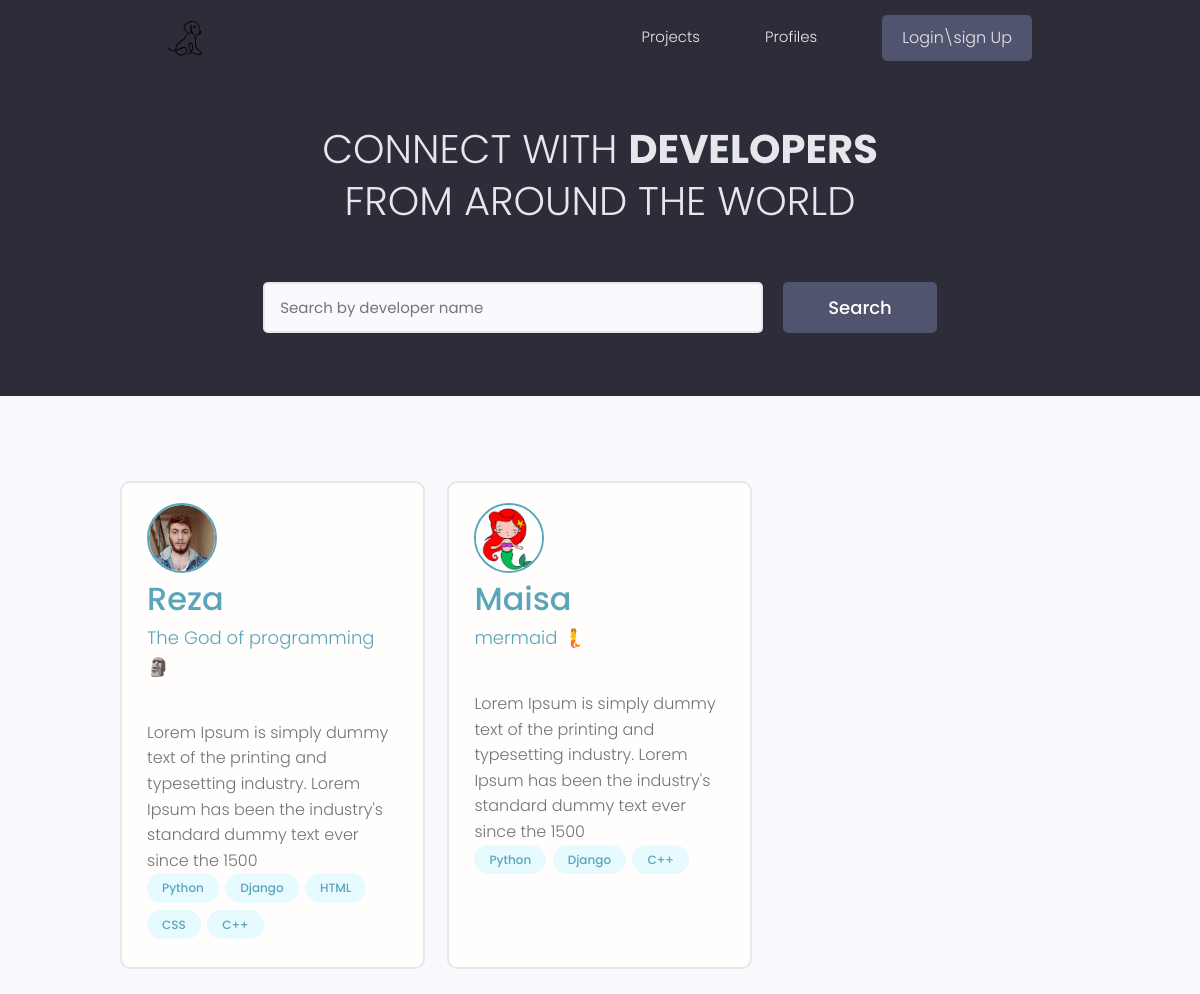
Before: / with the older database file.
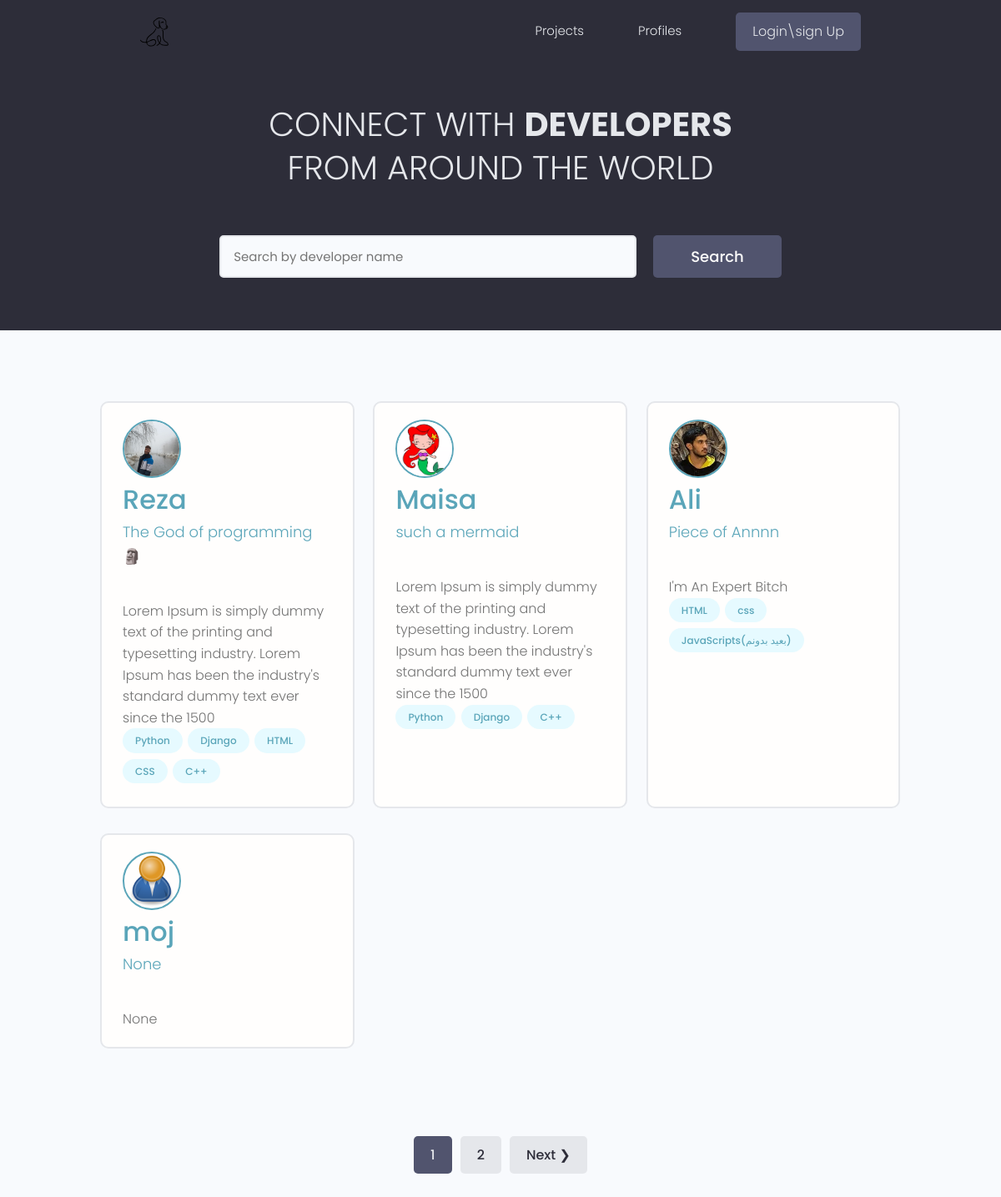
After: the same page with the newer database file.
### users/models.py (models this page shows, shortened)
class profile(models.Model):
    user=models.OneToOneField(User,on_delete=models.CASCADE,null=True,blank=True)
    first_name=models.CharField(max_length=200,blank=True,null=True)
    last_name=models.CharField(max_length=200,blank=True,null=True)
    short_bio=models.CharField(max_length=200,blank=True,null=True)
    username=models.CharField(max_length=200,blank=True,null=True)
    location=models.CharField(max_length=200,blank=True,null=True)
    bio=models.TextField(blank=True,null=True)
    profile_img=models.ImageField(null=True,upload_to='images/profiles',blank=True,default='profiles/user-default.png')
    age=models.IntegerField(default=0,null=True,blank=True)
    email=models.EmailField(max_length=500,null=True,blank=True)
    social_website=models.CharField(max_length=200,blank=True,null=True)
    social_youtube=models.CharField(max_length=200,blank=True,null=True)
    social_linkedin=models.CharField(max_length=200,blank=True,null=True)
    social_twitter=models.CharField(max_length=200,blank=True,null=True)
    social_github=models.CharField(max_length=200,blank=True,null=True)
    created=models.DateTimeField(auto_now_add=True)
    id=models.UUIDField(default=uuid.uuid4,unique=True
                        ,primary_key=True,editable=False)
    class Meta:
        ordering=['created']

class Skill(models.Model):
    owner=models.ForeignKey(profile,on_delete=models.CASCADE,null=True,blank=True)
    name=models.CharField(max_length=200,blank=True,null=True)
    description=models.TextField(null=True,blank=True)
    created=models.DateTimeField(auto_now_add=True)
    id=models.UUIDField(default=uuid.uuid4,unique=True
                        ,primary_key=True,editable=False)
    def __str__(self):
        return str(self.name)

### users/views.py (the view)
# urls.py: path('',views.profiles,name='profiles'),
def profiles(request):
    profile , search_query=searchProfile(request)
    custom_range,profile=paginatePages(request,profile,4)
    context={'profiles':profile, 'search_query':search_query,'custom_range':custom_range,}
    return render(request,'users/profiles.html',context)

### users/util.py (called while the page is built)
def paginatePages(request,profile,result):
    page=request.GET.get('page')
    paginator=Paginator(profile,result)
    try:
        profile=paginator.page(page)
    except EmptyPage:
        page=paginator.page_range
        profile=paginator.page(page)
    except PageNotAnInteger:
        page=1
        profile=paginator.page(page)
    leftIndex=(int(page) - 4)
    if leftIndex<1:
        leftIndex=1
    rightIndex=(int(page) + 5)
    if rightIndex>paginator.num_pages:
        rightIndex=paginator.num_pages+1
    custom_range = range(leftIndex,rightIndex)
    return custom_range , profile

def searchProfile(request):
    search_query=''
    if request.GET.get('search_query'):
        search_query=request.GET.get('search_query')
    skill=Skill.objects.filter(name__icontains=search_query)
    profiles=profile.objects.distinct().filter(
        Q(first_name__icontains=search_query) |
        Q(short_bio__icontains=search_query)|
        Q(skill__in=skill))
    return profiles , search_query

### users/templates/users/profiles.html (shortened to what this page needs)
{% extends 'main.html' %}
{% block content %}
<main class="home">
    <section class="hero-section text-center">
        <div class="container container--narrow">
            <div class="hero-section__box">
                <h2>CONNECT WITH <span>DEVELOPERS</span></h2>
                <h2>FROM AROUND THE WORLD</h2>
            </div>
            <div class="hero-section__search">
                <form id="searchForm" class="form" action="{% url 'profiles' %}" method="get">
                    <div class="form__field">
                        <input class="input input--text" id="formInput#search" type="text" name="search_query"
                            value="{{search_query}}" placeholder="Search by developer name" />
                    </div>
                    <input class="btn btn--sub btn--lg" type="submit" value="Search" />
                </form>
            </div>
        </div>
    </section>
    <section class="projectsList">
        <div class="container">
            <div class="grid grid--three">
                {% for profile in profiles %}
                <div class="column card">
                    <div class="dev">
                        <a href="{% url 'user-profiles' profile.id %}" class="card__body">
                            <div class="dev__profile">
                                <img class="avatar avatar--md" src="{{ profile.profile_img.url }}" alt="image" />
                                <div class="dev__meta">
                                    <h3>{{profile.first_name}}</h3>
                                    <h6>{{profile.short_bio}}&nbsp;</h6>
                                    <h5> &nbsp;&nbsp;&nbsp;</h5>
                                </div>
                            </div>
                            <p class="dev__info">{{profile.bio|slice:"150"}}</p>
                            <div class="dev__skills">
                                {% for skill in profile.skill_set.all|slice:"5" %}
                                <span class="tag tag--pill tag--main">
                                    <small>{{skill}}</small>
                                </span>
                                {% endfor %}
                            </div>
                        </a>
                    </div>
                </div>
                {% endfor %}
            </div>
        </div>
    </section>
    {% include 'pagination.html' with queryset=profiles  custom_range=custom_range %}
</main>
{% endblock content %}

### templates/main.html (shortened to what this page needs)
{% load static %}
<html>
  <head>
    <link rel="stylesheet" href="https://cdn.iconmonstr.com/1.3.0/css/iconmonstr-iconic-font.min.css" />
    <link rel="stylesheet" href="{% static 'uikit/styles/uikit.css' %}" />
    <link rel="stylesheet" href="{% static 'styles/app.css' %}" />
</head>
<body>
    {% include 'navbar.html' %}
    {% block content %}
    {% endblock content %}
</body>
</html>

### templates/navbar.html (shortened to what this page needs)
{% load static %}
<header class="header">
    <div class="container container--narrow">
        <a href="{% url 'profiles' %}" class="header__logo">
            <img src="{% static 'images/logo.svg' %}" alt="Logo" />
        </a>
        <nav class="header__nav">
            <ul class="header__menu">
                <li class="header__menuItem"><a href="{% url 'Projects' %}">Projects</a></li>
                <li class="header__menuItem"><a href="{% url 'profiles' %}">Profiles</a></li>
                {% if request.user.is_authenticated %}
                <li class="header__menuItem"><a href="{% url 'inbox' %}">Inbox</a></li>
                <li class="header__menuItem"><a href="{% url 'account' %}">Account</a></li>
                <li class="header__menuItem"><a href="{% url 'logout' %}" class="btn btn--sub">LogOut</a></li>
                {% else %}
                <li class="header__menuItem"><a href="{% url 'login' %}" class="btn btn--sub">Login\sign Up</a></li>
                {% endif %}
            </ul>
        </nav>
    </div>
</header>

### templates/pagination.html (shortened to what this page needs)
{% if queryset.has_other_pages %}
    <div class="pagination">
        <ul class="container">
          {% for page in custom_range %}
          {% if page == queryset.number %}
          <li><a href="?page={{page}}" class="btn page-link btn--sub" data-page="{{page}}">{{page}}</a></li>
          {% else %}
          <li><a href="?page={{page}}" class="btn page-link " data-page="{{page}}">{{page}}</a></li>
          {% endif %}
          {% endfor %}
          {% if queryset.has_next %}
          <li><a href="?page={{queryset.next_page_number}}" class="btn page-link" data-page="{{queryset.next_page_number}}">Next &#10095;</a></li>
          {% endif %}
        </ul>
      </div>
      {% endif %}

### static/styles/app.css (style rules this page uses)
:root { --color-sub: #2d2d39; }
.btn--sub { background-color: var(--color-sub-light); }
.card { border: 2px solid var(--color-light); }
img { width: 100%; }
.header { position: sticky; z-index: 111; background-color: var(--color-sub); padding: 1.5rem 0; }
.header > .container { display: flex; justify-content: space-between; align-items: center; }
.header__logo > img { height: 3.8rem; }
.header__nav > ul { display: inline-flex; align-items: center; list-style: none; gap: 6.5rem; }
.header__menuItem > a { color: var(--color-light); font-weight: 300; }
.hero-section { height: 40vh; display: flex; align-items: center; background-color: var(--color-sub); }
.hero-section__box { margin-bottom: 4rem; }
.hero-section__box > h2, .hero-section__box > h2 > span { font-size: 4rem; color: var(--color-light); line-height: 1.3; text-transform: uppercase; }
.hero-section__box > h2 { font-weight: 300; }
.hero-section__box > h2 > span { font-weight: 700; }
.hero-section__search > .form { display: flex; align-items: center; justify-content: center; gap: 2rem; }
.hero-section__search > .form input.input--text { width: 50rem; }
.pagination { margin-top: 8rem; margin-bottom: 10rem; }
.pagination > ul { flex-wrap: wrap; list-style: none; display: flex; align-items: center; justify-content: center; gap: 1rem; }
.pagination .btn { color: var(--color-sub); }
.pagination .btn.btn--sub { color: var(--color-light); }
.projectsList { margin-top: 8rem; }

### static/uikit/styles/modules/_variables.css (style rules this page uses)
:root { --color-main: #5aa5b9; --color-main-light: #e6faff; --color-sub: #3f4156; --color-sub-light: #51546e; --color-sub-lighter: #ededfd; --color-text: #737373; --color-gray: #8b8b8b; --color-light: #e5e7eb; --color-light-gray: #767676; --color-bg: #f8fafd; --color-white: #fffefd; --color-white-light: #f3f3f3; --color-success: #359e64; --color-success-bg: #def8e8; --color-error: #fc4b0b; --color-error-bg: #fff2ee; --font-base: 'Poppins', arial, helvetica, 'Segoe UI', roboto, ubuntu, sans-serif; --font-monospace: 'Fira Code', 'Courier New', courier, monospace; --font-regular: 300; --font-medium: 500; --font-bold: 700; --generic-shadow: 1px 1px 5px #00000010; --generic-transition: all 0.3s ease-in-out; }

### static/uikit/styles/modules/_base.css (style rules this page uses)
* { margin: 0; padding: 0; box-sizing: border-box; text-rendering: optimizeLegibility; color: inherit; font-size: inherit; }
html { font-size: 50%; }
@media only screen and (min-width: 480px) { html { font-size: 56.25%; } }
@media only screen and (min-width: 1200px) { html { font-size: 62.5%; } }
body { line-height: 1.6; font-weight: 400; font-size: 1.5rem; color: var(--color-text); background-color: var(--color-bg); min-height: 100vh; }

### static/uikit/styles/modules/_typography.css (style rules this page uses)
* { font-family: var(--font-base); }
h2 { font-size: 3.6rem; font-weight: var(--font-bold); }
h3 { font-size: 3.2rem; font-weight: var(--font-medium); }
h5 { font-size: 2.4rem; font-weight: var(--font-medium); }
h5, h6 { font-weight: var(--font-regular); }
h6 { font-size: 1.8rem; }
p, span, strong { font-size: 1.6rem; color: var(--color-text); font-weight: var(--font-regular); }
a { padding-bottom: 2px; text-decoration: none; display: inline-block; color: var(--color-main); font-weight: var(--font-medium); }

### static/uikit/styles/modules/_utilities.css (style rules this page uses)
.container { width: 92%; max-width: 165rem; margin: 0 auto; box-sizing: border-box; }
.container--narrow { width: 92%; max-width: 120rem; }
@media screen and (min-width: 1000px) { .container { width: 90%; } }
@media screen and (min-width: 1000px) { .container--narrow { width: 85%; } }
@media screen and (min-width: 1200px) { .container { width: 80%; } }
@media screen and (min-width: 1200px) { .container--narrow { width: 72%; } }
.text-center { text-align: center; }

### static/uikit/styles/modules/_avatar.css (style rules this page uses)
.avatar { border-radius: 50%; border: 2px solid var(--color-main); object-fit: cover; }
.avatar--md { height: 7rem; width: 7rem; }

### static/uikit/styles/modules/_button.css (style rules this page uses)
.btn { display: inline-block; position: relative; cursor: pointer; background-color: var(--color-light); font-weight: var(--font-medium); color: var(--color-sub); text-decoration: none; padding: 1rem 2rem; border-radius: 0.5rem; border: none; width: -webkit-fit-content; width: -moz-fit-content; width: fit-content; height: -webkit-fit-content; height: -moz-fit-content; height: fit-content; font-size: 1.6rem; outline-width: 0; outline-color: transparent; -webkit-backface-visibility: hidden; backface-visibility: hidden; transition: all 0.3s ease-in-out; }
.btn--sub { background-color: var(--color-sub); color: var(--color-white); }
.btn--lg { font-size: 1.8rem; padding: 1.2rem 4.5rem; }

Changed rows visible on the page:
changed profile "Reza": profile_img: a different picture
changed profile "Maisa": short_bio "mermaid 🧜" → "such a mermaid"
added profile: profile_img (picture), first_name "Ali", short_bio "Piece of Annnn", bio "I'm An Expert Bitch"
added Skill: name "HTML", shown under "Ali"
added Skill: name "css", shown under "Ali"
added Skill: name "JavaScripts(بعید بدونم)", shown under "Ali"
added profile: profile_img (placeholder picture), first_name "moj", short_bio "None", bio "None"
Other visible differences:
new list line: "1"
new list line: "2"
text now shown: "Next ❯"
